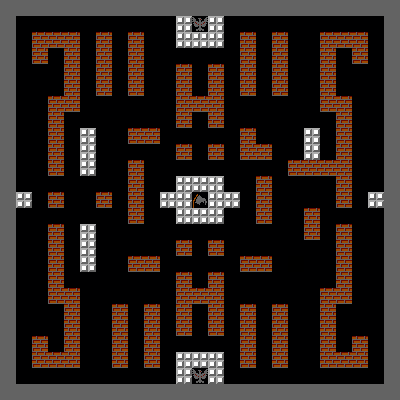

Rendered tile map (Tiled .tmx) drawn with the repository's tilesets; below, a short description and the map source with its tile grids summarised:
An orthogonal 25x25 tile map with 16x16 px tiles, 1 tile layer (Map1) and 66 objects (64x solid, enemy, player).

<map version="1.2" tiledversion="1.3.2" orientation="orthogonal" renderorder="right-down" compressionlevel="0" width="25" height="25" tilewidth="16" tileheight="16" infinite="0" nextlayerid="6" nextobjectid="114">
 <tileset firstgid="1" name="textures_sprites" tilewidth="16" tileheight="16" tilecount="400" columns="25">
  <image source="sprites.png" width="400" height="256" />
 </tileset>
 <layer id="1" name="Map1" width="25" height="25">
  <data>[625 cells, 625 non-empty, 9 distinct tile ids]</data>
 </layer>
 <objectgroup id="5" name="collision">
  <object id="18" name="solid" x="336" y="96" width="16" height="112" />
  <object id="19" name="solid" x="336" y="224" width="16" height="80" />
  <object id="21" name="solid" x="320" y="288" width="16" height="80" />
  <object id="22" name="solid" x="336" y="352" width="32" height="16" />
  <object id="29" name="solid" x="352" y="336" width="16" height="32" />
  <object id="31" name="solid" x="304" y="208" width="16" height="32" />
  <object id="32" name="solid" x="288" y="160" width="48" height="16" />
  <object id="33" name="solid" x="304" y="128" width="16" height="32" />
  <object id="34" name="solid" x="272" y="32" width="16" height="64" />
  <object id="35" name="solid" x="240" y="32" width="16" height="64" />
  <object id="36" name="solid" x="208" y="64" width="16" height="64" />
  <object id="37" name="solid" x="176" y="64" width="16" height="64" />
  <object id="38" name="solid" x="192" y="96" width="16" height="16" />
  <object id="39" name="solid" x="176" y="16" width="16" height="32" />
  <object id="40" name="solid" x="208" y="16" width="16" height="32" />
  <object id="41" name="solid" x="192" y="32" width="16" height="16" />
  <object id="42" name="solid" x="128" y="32" width="16" height="64" />
  <object id="43" name="solid" x="96" y="32" width="16" height="64" />
  <object id="44" name="solid" x="128" y="128" width="32" height="16" />
  <object id="45" name="solid" x="176" y="144" width="16" height="16" />
  <object id="46" name="solid" x="208" y="144" width="16" height="16" />
  <object id="47" name="solid" x="240" y="128" width="16" height="32" />
  <object id="48" name="solid" x="256" y="144" width="16" height="16" />
  <object id="49" name="solid" x="256" y="176" width="16" height="48" />
  <object id="50" name="solid" x="128" y="160" width="16" height="64" />
  <object id="51" name="solid" x="96" y="192" width="16" height="16" />
  <object id="53" name="solid" x="48" y="192" width="16" height="16" />
  <object id="54" name="solid" x="48" y="96" width="16" height="80" />
  <object id="56" name="solid" x="32" y="32" width="48" height="16" />
  <object id="57" name="solid" x="64" y="48" width="16" height="64" />
  <object id="58" name="solid" x="48" y="224" width="16" height="80" />
  <object id="59" name="solid" x="64" y="288" width="16" height="80" />
  <object id="60" name="solid" x="32" y="336" width="16" height="32" />
  <object id="62" name="solid" x="128" y="256" width="32" height="16" />
  <object id="63" name="solid" x="112" y="304" width="16" height="64" />
  <object id="64" name="solid" x="144" y="304" width="16" height="64" />
  <object id="65" name="solid" x="176" y="272" width="16" height="64" />
  <object id="66" name="solid" x="208" y="272" width="16" height="64" />
  <object id="68" name="solid" x="176" y="352" width="16" height="32" />
  <object id="71" name="solid" x="208" y="352" width="16" height="32" />
  <object id="72" name="solid" x="240" y="304" width="16" height="64" />
  <object id="73" name="solid" x="272" y="304" width="16" height="64" />
  <object id="74" name="solid" x="240" y="256" width="32" height="16" />
  <object id="75" name="solid" x="208" y="240" width="16" height="16" />
  <object id="76" name="solid" x="176" y="240" width="16" height="16" />
  <object id="77" name="solid" x="160" y="192" width="32" height="16" />
  <object id="78" name="solid" x="176" y="208" width="48" height="16" />
  <object id="79" name="solid" x="176" y="176" width="48" height="16" />
  <object id="80" name="solid" x="208" y="192" width="32" height="16" />
  <object id="81" name="solid" x="16" y="192" width="16" height="16" />
  <object id="82" name="solid" x="0" y="16" width="16" height="384" />
  <object id="83" name="solid" x="16" y="384" width="384" height="16" />
  <object id="84" name="solid" x="384" y="0" width="16" height="384" />
  <object id="85" name="solid" x="0" y="0" width="384" height="16" />
  <object id="86" name="solid" x="368" y="192" width="16" height="16" />
  <object id="89" name="enemy" x="224" y="16" width="16" height="16" />
  <object id="93" name="player" gid="1" x="240" y="288" width="16" height="16" />
  <object id="100" name="solid" x="320" y="48" width="16" height="64" />
  <object id="101" name="solid" x="320" y="32" width="48" height="16" />
  <object id="102" name="solid" x="352" y="48" width="16" height="16" />
  <object id="103" name="solid" x="32" y="48" width="16" height="16" />
  <object id="104" name="solid" x="80" y="128" width="16" height="48" />
  <object id="105" name="solid" x="80" y="224" width="16" height="48" />
  <object id="106" name="solid" x="48" y="352" width="16" height="16" />
  <object id="107" name="solid" x="192" y="352" width="16" height="16" />
  <object id="109" name="solid" x="192" y="288" width="16" height="16" />
 </objectgroup>
</map>